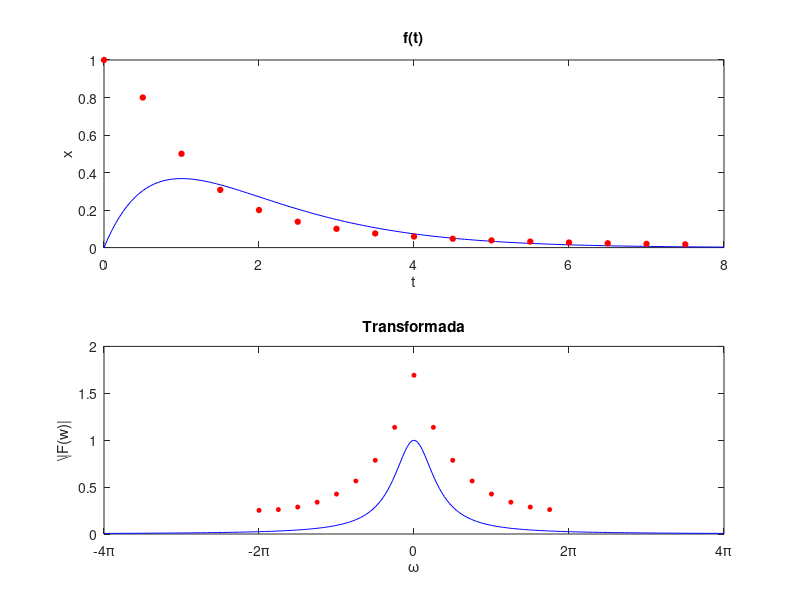

Write MATLAB code to recreate this figure.
clear all
clc

fs=2;
n=16;
dt=1/fs;
t=(0:n-1)*dt;
x=(1+t.^2).^-1;

subplot(2,1,1)
tt=0:0.05:8;
xx=tt.*exp(-tt);
plot(tt,xx,'b',t,x,'ro','markersize',4,'markeredgecolor','r','markerfacecolor','r')
xlabel('t')
ylabel('x')
title('f(t)')

subplot(2,1,2)
wc=pi*fs;
ww=-4*pi:0.1:4*pi;
Fw=1./(1+1i*ww).^2;

y=fft(x,n);
g=fftshift(y);
dw=2*pi/(n*dt);
w=(-n/2:n/2-1)*dw;

plot(ww,abs(Fw),'b',w,abs(g)/fs,'ro','markersize',3,'markeredgecolor','r','markerfacecolor','r')
set(gca,'XTick',-4*pi:2*pi:4*pi)
set(gca,'XTickLabel',{'-4\pi','-2\pi','0','2\pi','4\pi'})
xlim([-4*pi,4*pi])
xlabel('\omega')
ylabel('\|F(w)|')
title('Transformada')
